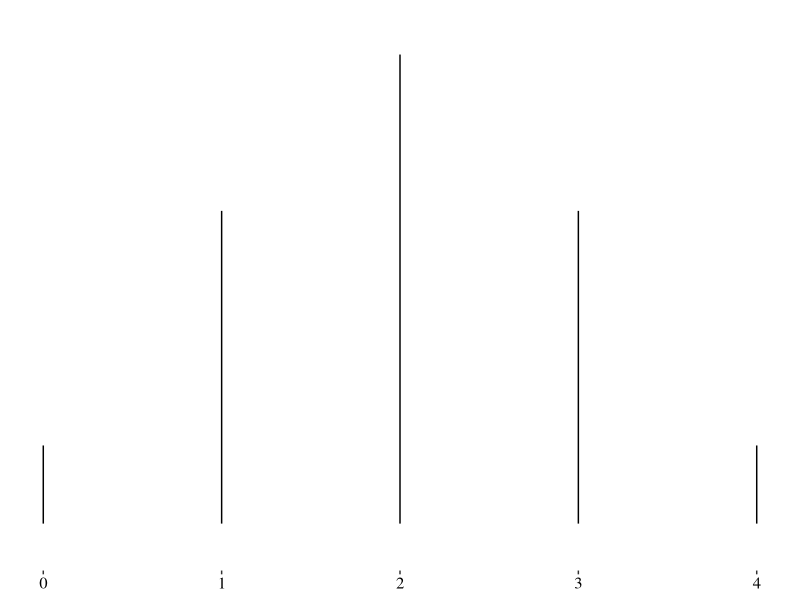

This chart was generated by the following R code: (Note: this script raises an error after producing the figure.)
## ---- chunk 1
library(ggplot2)
dat <- data.frame(x=0:4,y=c(1,4,6,4,1))
h <- ggplot(dat,aes(x=x,xend=x,y=0,yend=y)) + geom_segment()+
    theme(axis.title= element_blank(), panel.grid= element_blank(), 
             panel.background=element_blank(), axis.text=element_text(family="serif",color="black",size=12)) +
    scale_y_discrete(breaks=0:6,labels=c("","1/16","","","4/16","","6/16"))
h
## ---- chunk 2
library(ggplot2)
d <- c(0,1,1,1,1,2,2,2,2,2,2,3,3,3,3,4)
dat <- data.frame(filler=factor(rep("A", each=16)),vals=d)
h <- ggplot(dat, aes(x=factor(vals))) + geom_histogram(binwidth=1,color="black",fill="gray")+
    theme(axis.title= element_blank(), panel.grid= element_blank(), 
             panel.background=element_blank(), axis.text=element_text(family="serif",color="black",size=12)) +
    scale_x_discrete(breaks = 0:4, labels=c("0","1","2", "3","4")) +
    scale_y_discrete(breaks=0:6,labels=c("","1/16","","","4/16","","6/16"))
h
## ---- chunk 3
library(ggplot2)
dat2 <- data.frame(x=0:4,y=c(1,5,11,15,16))
h <- ggplot() + geom_step(data=dat2,mapping=aes(x=x,y=y)) +
    geom_point(data=dat2, mapping=aes(x=x, y=y)) +
    theme(axis.title= element_blank(), panel.grid= element_blank(), 
             panel.background=element_blank(), axis.text=element_text(family="serif",color="black",size=12)) +
    scale_y_discrete(breaks=0:16,labels=c("","1/16","","","","5/16","","","","","","11/16","","","","15/16","1"))
h
## ---- chunk 4
library(ggplot2)
library(grid)
dat2 <- data.frame(x=0:5,y=c(0,1,5,11,15,16))
d <- c(0,1,1,1,1,1,2,2,2,2,2,2,2,2,2,2,2,3,3,3,3,3,3,3,3,3,3,3,3,3,3,3,4,4,4,4,4,4,4,4,4,4,4,4,4,4,4,4)
dat3 <- data.frame(filler=factor(rep("A", each=48)),vals=d)
h <- ggplot() + geom_histogram(data=dat3, aes(x=factor(vals)),binwidth=1,color="black",fill="gray") +
    geom_line(data=dat2,aes(x=x,y=y))+
    geom_segment(aes(x=2,y=13,xend=3,yend=11),size=1,arrow=arrow(length = unit(0.2,"cm"))) +
    theme(axis.title= element_blank(), panel.grid= element_blank(), 
             panel.background=element_blank(), axis.text=element_text(family="serif",color="black",size=12)) +
    scale_y_discrete(breaks=0:16,labels=c("","1/16","","","","5/16","","","","","","11/16","","","","15/16","1"))
h + annotate("text", x = 1.7, y = 14, label = "continuous approximation", family="serif",size=4)
## ---- chunk 5
library(ggplot2)
library(grid)
x <- seq(-4,4,0.0001)   
y <- dnorm(x,0,1)
df <- data.frame(x=x,y=y)
norm <- ggplot(df, aes(x)) + stat_function(fun = dnorm) +
  geom_ribbon(data=subset(df,1<x & x<1.5),aes(ymin=0,ymax=y),fill="gray66") +
  geom_segment(aes(x = 1, y = 0, xend = 1, yend = 0.24), linetype="dashed") +
  geom_segment(aes(x = 1.5, y = 0, xend = 1.5, yend = 0.125), linetype="dashed") +
  geom_segment(aes(x= -4, y = 0, xend=4,yend=0)) +
  geom_segment(aes(x=0,y=0,xend=0,yend=0.45)) +
  theme(axis.title= element_blank(), panel.grid= element_blank(), 
            panel.background=element_blank(), axis.text = element_blank(), axis.ticks = element_blank())
norm + annotate("text",x=-0.5,y=0.45,label="f(x)",family="serif",size=4) +
    annotate("text",x=0,y=-0.02,label="0",family="serif",size=4) +
    annotate("text",x=1,y=-0.02,label="a",family="serif",size=4) +
    annotate("text",x=1.5,y=-0.02,label="b",family="serif",size=4) +
    annotate("text",x=4,y=-0.02,label="x",family="serif",size=4)
## ---- chunk 6
cumdistfunc <- qplot(rnorm(10000), stat = "ecdf", geom = "step") +
    geom_segment(aes(x = -4, y = 0, xend = 4, yend = 0)) +
    geom_segment(aes(x=0,y=0,xend=0,yend=1)) +
    geom_segment(aes(x=0,y=0.84,xend=1,yend=0.84),linetype="dotted") +
    geom_segment(aes(x=1,y=0.84,xend=1,yend=0),linetype="dotted") +
    geom_segment(aes(x=0,y=0.935,xend=1.5,yend=0.935), linetype="dotted") +
    geom_segment(aes(x=1.5,y=0.935,xend=1.5,yend=0),linetype="dotted") +
    theme(axis.title= element_blank(), panel.grid= element_blank(), 
             panel.background=element_blank(), axis.text = element_blank(), axis.ticks = element_blank())
cumdistfunc + annotate("text",x=-0.1,y=1,label="1",family="serif",size=4) +
    annotate("text",x=0.3,y=0.98,label="F(x)",family="serif",size=4) +
    annotate("text",x=-0.3,y=0.935,label="F(b)",family="serif",size=4) +
    annotate("text",x=-0.3,y=0.84,label="F(a)",family="serif",size=4) +
    annotate("text",x=1,y=-0.04,label="a",family="serif",size=4) +
    annotate("text",x=1.5,y=-0.04,label="b",family="serif",size=4) +
    annotate("text",x=4,y=-0.04,label="x",family="serif",size=4) +
    annotate("text",x=0,y=-0.04,label="0",family="serif",size=4)
